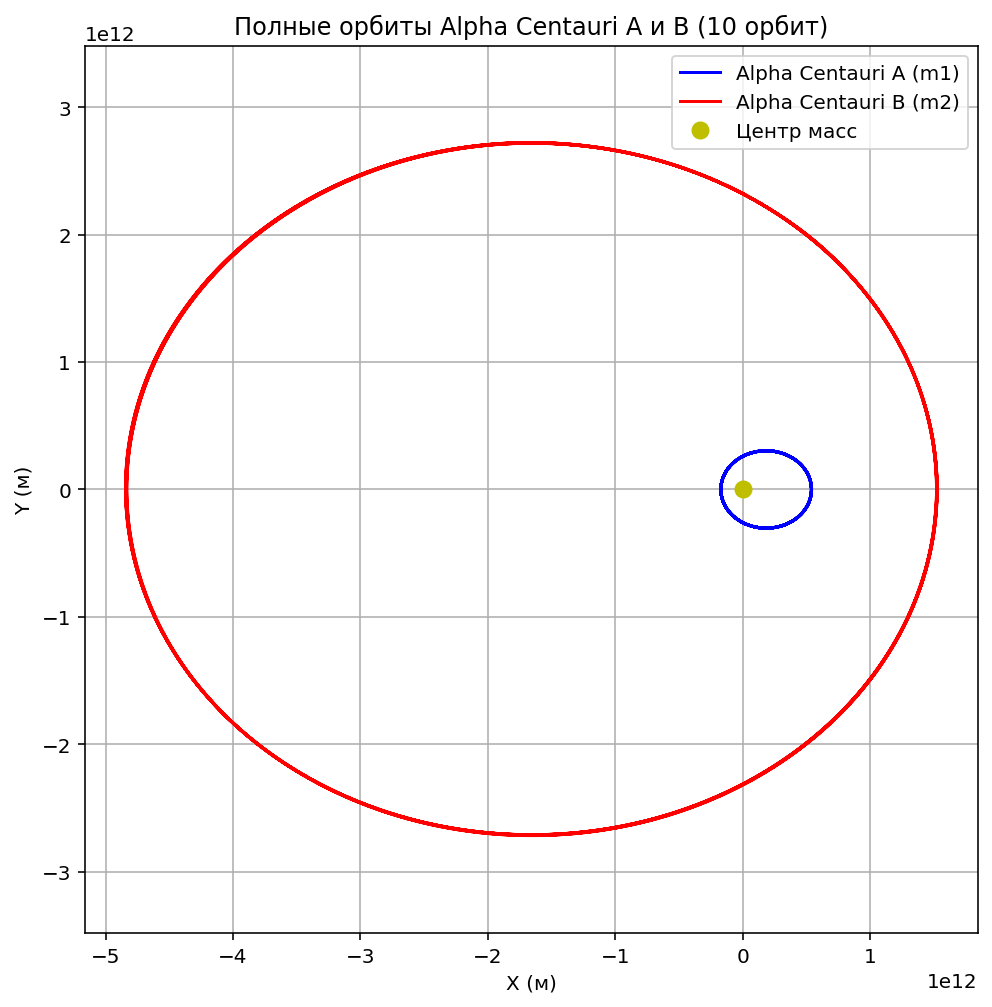

Generate this figure with Python:
# Импорт необходимых библиотек
import numpy as np
import matplotlib.pyplot as plt
from scipy.integrate import solve_ivp

# Гравитационная постоянная
G = 6.67430e-11  # м³/(кг·с²)

# Массы звезд (в кг)
M_sun = 1.989e30  # масса Солнца
m1 = 1.10 * M_sun  # Alpha Centauri A
m2 = 0.123 * M_sun  # Alpha Centauri B

# Большая полуось (в метрах) и эксцентриситет
a = 23.64 * 1.496e11  # 23.64 а.е. в метрах
e = 0.52  # Эксцентриситет орбиты

# Вычисляем период обращения по 3-му закону Кеплера
mu = G * (m1 + m2)  # Приведённый гравитационный параметр
T = 2 * np.pi * np.sqrt(a**3 / mu)  # Период обращения

# Начальные условия (в перицентре)
r_peri = a * (1 - e)  # Расстояние в перицентре
v_peri = np.sqrt(mu * (1 + e) / (a * (1 - e)))  # Скорость в перицентре

# В начальный момент m1 и m2 находятся в перицентре и движутся в противоположные стороны
x1_0, y1_0 = -m2 / (m1 + m2) * r_peri, 0  # Положение m1
x2_0, y2_0 = m1 / (m1 + m2) * r_peri, 0  # Положение m2
vx1_0, vy1_0 = 0, -m2 / (m1 + m2) * v_peri  # Скорость m1
vx2_0, vy2_0 = 0, m1 / (m1 + m2) * v_peri  # Скорость m2

# Функция для интегрирования
def two_body(t, y):
    x1, y1, vx1, vy1, x2, y2, vx2, vy2 = y

    r = np.sqrt((x2 - x1) ** 2 + (y2 - y1) ** 2)
    
    ax1 = G * m2 * (x2 - x1) / r**3
    ay1 = G * m2 * (y2 - y1) / r**3
    ax2 = -G * m1 * (x2 - x1) / r**3
    ay2 = -G * m1 * (y2 - y1) / r**3

    return [vx1, vy1, ax1, ay1, vx2, vy2, ax2, ay2]

# Время интегрирования (увеличено до 10 периодов)
t_span = (0, 10 * T)
t_eval = np.linspace(0, 10 * T, 10000)  # Больше точек

# Начальные условия
y0 = [x1_0, y1_0, vx1_0, vy1_0, x2_0, y2_0, vx2_0, vy2_0]

# Решаем систему уравнений (точный метод DOP853)
sol = solve_ivp(two_body, t_span, y0, method='DOP853', t_eval=t_eval)

# Получаем координаты
x1, y1 = sol.y[0], sol.y[1]
x2, y2 = sol.y[4], sol.y[5]

# Строим орбиты
plt.figure(figsize=(8, 8))
plt.plot(x1, y1, label="Alpha Centauri A (m1)", color="blue")
plt.plot(x2, y2, label="Alpha Centauri B (m2)", color="red")
plt.plot(0, 0, 'yo', markersize=8, label="Центр масс")

# Оформление
plt.xlabel("X (м)")
plt.ylabel("Y (м)")
plt.legend()
plt.title("Полные орбиты Alpha Centauri A и B (10 орбит)")
plt.axis("equal")
plt.grid()
plt.show()
